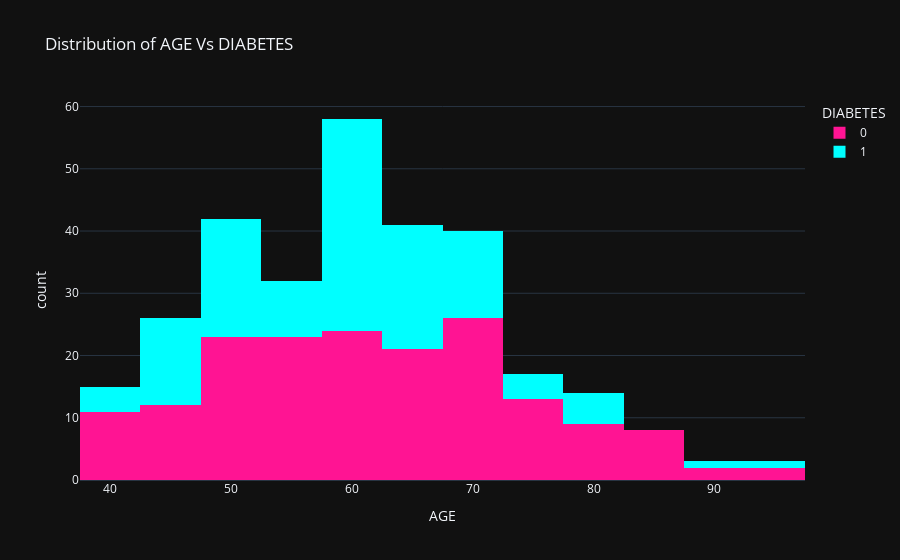

Notebook cell for this chart:
### Markdown cell above
Histogram showing the relation of age and diabetes

### Code cell
fig = px.histogram(heart_failure, x="age", color="diabetes",  hover_data=heart_failure.columns,
                   title ="Distribution of AGE Vs DIABETES", 
                   labels={"diabetes": "DIABETES", "age": "AGE"},
                   template="plotly_dark",
                   color_discrete_sequence=['deeppink', 'cyan'])
fig.show()

### Figure 1 — Plotly figure (JSON) as saved in the notebook; plotly's stock layout.template omitted (floating-point values rounded to 4 significant figures; data arrays with more than 128 entries replaced by an {"elided": "..."} marker saying what was removed)
{"data": [{"alignmentgroup": "True", "bingroup": "x", "hovertemplate": "DIABETES=0<br>AGE=%{x}<br>count=%{y}<extra></extra>", "legendgroup": "0", "marker": {"color": "deeppink", "pattern": {"shape": ""}}, "name": "0", "offsetgroup": "0", "orientation": "v", "showlegend": true, "type": "histogram", "x": {"elided": "174 int values"}, "xaxis": "x", "yaxis": "y"}, {"alignmentgroup": "True", "bingroup": "x", "hovertemplate": "DIABETES=1<br>AGE=%{x}<br>count=%{y}<extra></extra>", "legendgroup": "1", "marker": {"color": "cyan", "pattern": {"shape": ""}}, "name": "1", "offsetgroup": "1", "orientation": "v", "showlegend": true, "type": "histogram", "x": [65, 60, 48, 65, 53, 75, 80, 70, 82, 94, 50, 50, 65, 69, 90, 82, 60, 60, 50, 70, 72, 60, 50, 60, 60, 70, 60, 72, 45, 42, 65, 58, 65, 42, 75, 60, 59, 65, 44, 70, 60, 58, 63, 60, 63, 45, 45, 50, 60, 60, 65, 66, 60, 46, 58, 53, 60, 65, 62, 50, 62, 50, 60, 50, 45, 80, 59, 65, 51, 65, 63, 40, 59, 65, 60.67, 60, 60.67, 80, 50, 73, 45, 50, 60, 45, 50, 60, 49, 70, 48, 68, 55, 58, 75, 65, 70, 65, 54, 61, 53, 55, 70, 52, 58, 45, 65, 68, 61, 56, 45, 40, 44, 51, 60, 70, 50, 55, 70, 55, 45, 65, 45, 52, 63, 62, 45], "xaxis": "x", "yaxis": "y"}], "layout": {"barmode": "relative", "legend": {"title": {"text": "DIABETES"}, "tracegroupgap": 0}, "title": {"text": "Distribution of AGE Vs DIABETES"}, "xaxis": {"anchor": "y", "domain": [0, 1], "title": {"text": "AGE"}}, "yaxis": {"anchor": "x", "domain": [0, 1], "title": {"text": "count"}}}}
